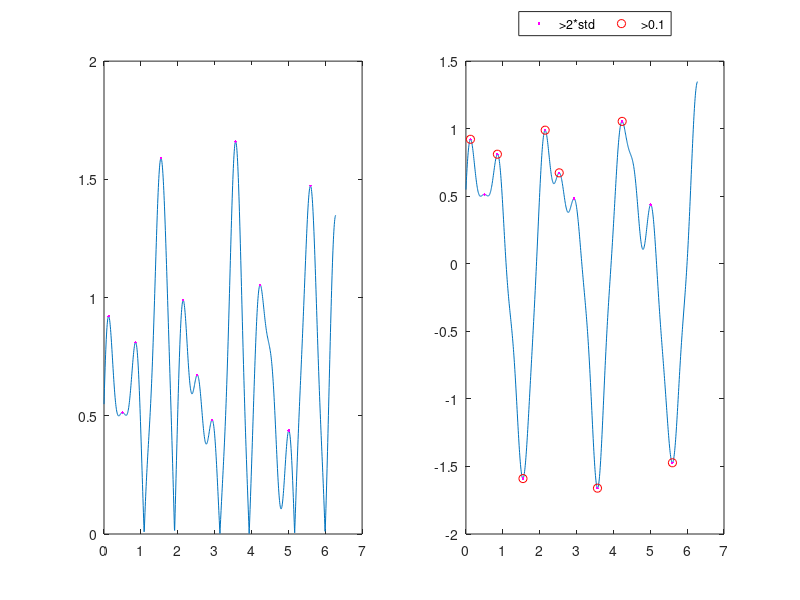

Write MATLAB code to recreate this figure.
 t = 2*pi*linspace(0,1,1024)';
 y = sin(3.14*t) + 0.5*cos(6.09*t) + 0.1*sin(10.11*t+1/6) + 0.1*sin(15.3*t+1/3);

 data1 = abs(y); # Positive values
 [pks idx] = findpeaks(data1);

 data2 = y; # Double-sided
 [pks2 idx2] = findpeaks(data2,"DoubleSided");
 [pks3 idx3] = findpeaks(data2,"DoubleSided","MinPeakHeight",0.5);

 subplot(1,2,1)
 plot(t,data1,t(idx),data1(idx),'.m')
 subplot(1,2,2)
 plot(t,data2,t(idx2),data2(idx2),".m;>2*std;",t(idx3),data2(idx3),"or;>0.1;")
 legend("Location","NorthOutside","Orientation","horizontal")